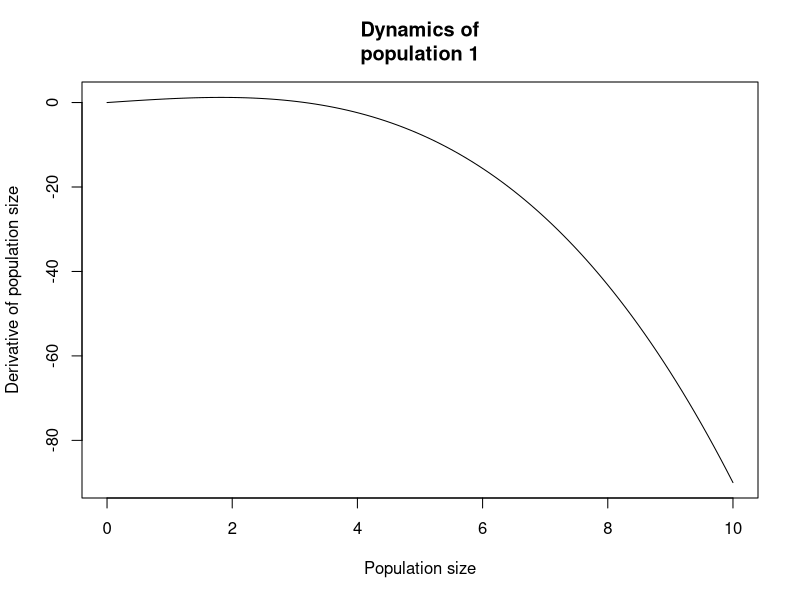

R code for this plot:
# Clear variables
rm(list = ls())

# Parameters
r1 <- 1
k <- 0.1

# Vector of population sizes
n1 <- seq(0, 10, length.out = 100)

# Vector to store population change at each population size
dndt <- n1

# Loop through values of n, update corresponding dndt
for (i in seq_along(n1)) dndt[i] <- (r1 - k * n1[i]**2) * n1[i]

# Plot
plot(
  n1, dndt,
  type = "l", main = "Dynamics of\npopulation 1",
  xlab = "Population size", ylab = "Derivative of population size"
)
